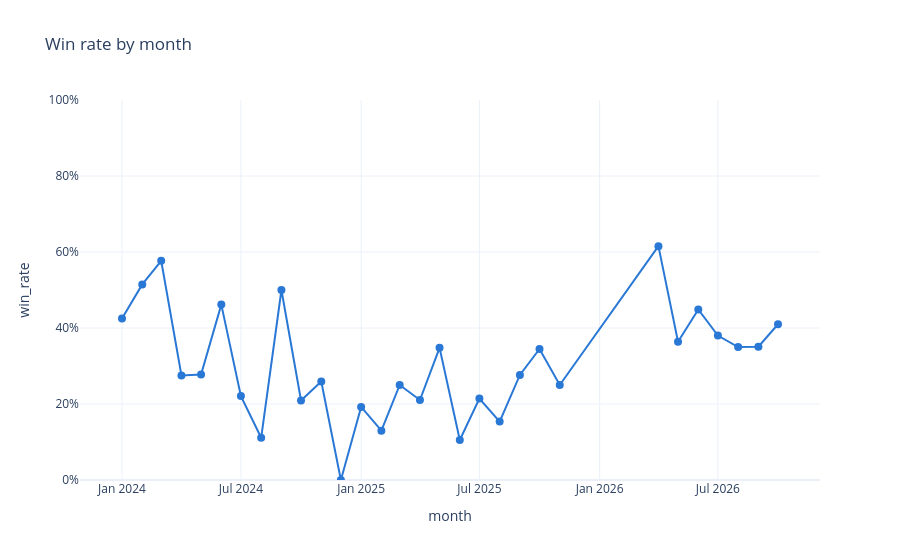

The notebook cell saved with this chart:
### Markdown cell above
### Over time, by map and by the races of the computers

### Code cell
by_month = (
    games.lazy()
    .group_by(pl.col("ext_datetime").dt.truncate("1mo").alias("month"))
    .agg(pl.len().alias("games"), (pl.col("result") == "Win").mean().alias("win_rate"))
    .sort("month")
    .collect()
)
fig = px.line(by_month, x="month", y="win_rate", markers=True, hover_data=["games"], template=TEMPLATE,
              title="Win rate by month", color_discrete_sequence=SERIES_COLORS)
fig.update_yaxes(tickformat=".0%", range=[0, 1])
fig.update_traces(line_width=2, marker_size=8)
fig.show()

by_map, by_races = pl.collect_all([
    games.lazy().group_by("title").agg(pl.len().alias("games"), (pl.col("result") == "Win").mean().round(3).alias("win_rate"),
                                       pl.col("duration").median().truediv(60).round(1).alias("median_minutes"))
    .filter(pl.col("games") >= 10).sort("win_rate", descending=True),
    games.lazy().group_by("ai_races").agg(pl.len().alias("games"), (pl.col("result") == "Win").mean().round(3).alias("win_rate"))
    .sort("games", descending=True),
])
display(by_map)
by_races

### Figure 1 — Plotly figure (JSON) as saved in the notebook; plotly's stock layout.template omitted (floating-point values rounded to 4 significant figures)
{"data": [{"customdata": [[40], [68], [52], [40], [36], [52], [77], [18], [32], [43], [27], [18], [26], [77], [52], [38], [23], [19], [28], [65], [94], [87], [20], [13], [88], [78], [100], [100], [77], [61]], "hovertemplate": "month=%{x}<br>win_rate=%{y}<br>games=%{customdata[0]}<extra></extra>", "legendgroup": "", "line": {"color": "#2a78d6", "dash": "solid", "width": 2}, "marker": {"size": 8, "symbol": "circle"}, "mode": "lines+markers", "name": "", "orientation": "v", "showlegend": false, "type": "scatter", "x": ["2024-01-01T00:00:00.000000000", "2024-02-01T00:00:00.000000000", "2024-03-01T00:00:00.000000000", "2024-04-01T00:00:00.000000000", "2024-05-01T00:00:00.000000000", "2024-06-01T00:00:00.000000000", "2024-07-01T00:00:00.000000000", "2024-08-01T00:00:00.000000000", "2024-09-01T00:00:00.000000000", "2024-10-01T00:00:00.000000000", "2024-11-01T00:00:00.000000000", "2024-12-01T00:00:00.000000000", "2025-01-01T00:00:00.000000000", "2025-02-01T00:00:00.000000000", "2025-03-01T00:00:00.000000000", "2025-04-01T00:00:00.000000000", "2025-05-01T00:00:00.000000000", "2025-06-01T00:00:00.000000000", "2025-07-01T00:00:00.000000000", "2025-08-01T00:00:00.000000000", "2025-09-01T00:00:00.000000000", "2025-10-01T00:00:00.000000000", "2025-11-01T00:00:00.000000000", "2026-04-01T00:00:00.000000000", "2026-05-01T00:00:00.000000000", "2026-06-01T00:00:00.000000000", "2026-07-01T00:00:00.000000000", "2026-08-01T00:00:00.000000000", "2026-09-01T00:00:00.000000000", "2026-10-01T00:00:00.000000000"], "xaxis": "x", "y": [0.425, 0.5147, 0.5769, 0.275, 0.2778, 0.4615, 0.2208, 0.1111, 0.5, 0.2093, 0.2593, 0.0, 0.1923, 0.1299, 0.25, 0.2105, 0.3478, 0.1053, 0.2143, 0.1538, 0.2766, 0.3448, 0.25, 0.6154, 0.3636, 0.4487, 0.38, 0.35, 0.3506, 0.4098], "yaxis": "y"}], "layout": {"legend": {"tracegroupgap": 0}, "title": {"text": "Win rate by month"}, "xaxis": {"anchor": "y", "domain": [0.0, 1.0], "title": {"text": "month"}}, "yaxis": {"anchor": "x", "domain": [0.0, 1.0], "range": [0, 1], "tickformat": ".0%", "title": {"text": "win_rate"}}}}
